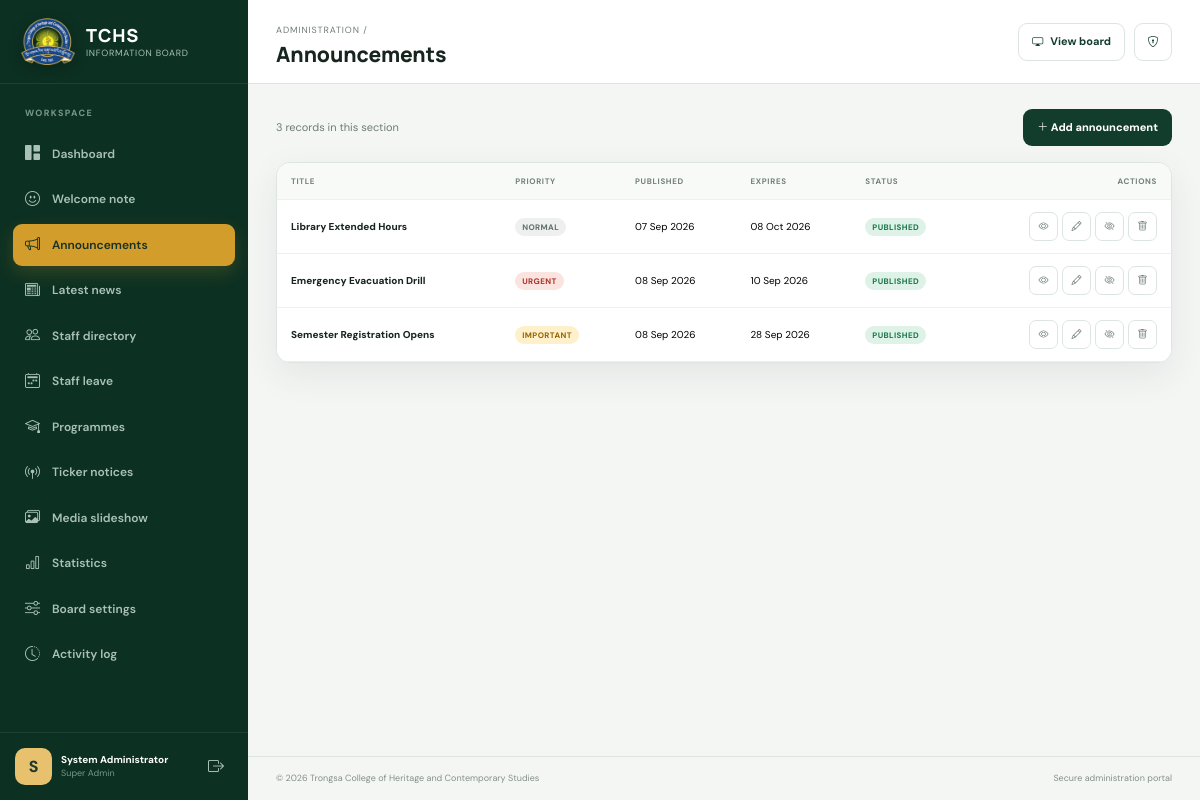
The page /admin/content.php (signed in) on the database its author committed.
### tables this page shows
CREATE TABLE IF NOT EXISTS users (
    id INT UNSIGNED AUTO_INCREMENT PRIMARY KEY,
    name VARCHAR(120) NOT NULL,
    username VARCHAR(60) NOT NULL UNIQUE,
    email VARCHAR(160) NOT NULL UNIQUE,
    password VARCHAR(255) NOT NULL,
    role ENUM('super_admin','editor') NOT NULL DEFAULT 'editor',
    status TINYINT(1) NOT NULL DEFAULT 1,
    last_login_at DATETIME NULL,
    created_at TIMESTAMP DEFAULT CURRENT_TIMESTAMP,
    updated_at TIMESTAMP DEFAULT CURRENT_TIMESTAMP ON UPDATE CURRENT_TIMESTAMP
);

CREATE TABLE IF NOT EXISTS announcements (
    id INT UNSIGNED AUTO_INCREMENT PRIMARY KEY,
    title VARCHAR(220) NOT NULL,
    description TEXT NOT NULL,
    publish_date DATE NOT NULL,
    expiry_date DATE NULL,
    priority ENUM('normal','important','urgent') NOT NULL DEFAULT 'normal',
    status ENUM('draft','published','archived') NOT NULL DEFAULT 'draft',
    display_order INT NOT NULL DEFAULT 0,
    created_by INT UNSIGNED NULL,
    created_at TIMESTAMP DEFAULT CURRENT_TIMESTAMP,
    updated_at TIMESTAMP DEFAULT CURRENT_TIMESTAMP ON UPDATE CURRENT_TIMESTAMP,
    CONSTRAINT fk_ann_user FOREIGN KEY (created_by) REFERENCES users(id) ON DELETE SET NULL,
    INDEX idx_ann_public (status, publish_date, expiry_date)
);

### includes/functions.php (called while the page is built, shortened)
<?php
require_once __DIR__ . '/../config/database.php';
function e(mixed $value): string
{
    return htmlspecialchars((string) $value, ENT_QUOTES | ENT_SUBSTITUTE, 'UTF-8');
}
function base_url(string $path = ''): string
{
    $script = str_replace('\\', '/', $_SERVER['SCRIPT_NAME'] ?? '');
    $root = preg_replace('#/(admin|api)/.*$#', '', $script) ?: '';
    return rtrim($root, '/') . '/' . ltrim($path, '/');
}
function setting(string $key, string $default = ''): string
{
    static $settings = null;
    if ($settings === null) {
        $settings = [];
        foreach (db()->query('SELECT setting_key, setting_value FROM settings') as $row) {
            $settings[$row['setting_key']] = $row['setting_value'];
        }
    }
    return $settings[$key] ?? $default;
}
function public_path(?string $path, string $fallback = 'assets/images/placeholder.svg'): string
{
    return base_url($path);
}
function format_date(?string $date, string $format = 'd M Y'): string
{
    return date($format, strtotime($date));
}

### config/database.php (called while the page is built, shortened)
<?php
function db(): PDO
{
    static $pdo = null;
    if ($pdo instanceof PDO) {
        return $pdo;
    }
    $host = getenv('DB_HOST') ?: '127.0.0.1';
    $port = getenv('DB_PORT') ?: '3306';
    $name = getenv('DB_NAME') ?: 'tchs_info_board';
    $user = getenv('DB_USER') ?: 'root';
    $pass = getenv('DB_PASS') ?: '';
    try {
        $pdo = new PDO(
            "mysql:host={$host};port={$port};dbname={$name};charset=utf8mb4",
            $user,
            $pass,
            [
                PDO::ATTR_ERRMODE => PDO::ERRMODE_EXCEPTION,
                PDO::ATTR_DEFAULT_FETCH_MODE => PDO::FETCH_ASSOC,
                PDO::ATTR_EMULATE_PREPARES => false,
            ]
        );
    } catch (PDOException $exception) {
        http_response_code(503);
        $safeMessage = 'The information board database is unavailable. Please check the installation and database configuration.';
        if (PHP_SAPI === 'cli') {
            throw $exception;
        }
        exit('<!doctype html><html><body style="font-family:sans-serif;padding:3rem"><h1>Service unavailable</h1><p>' . $safeMessage . '</p></body></html>');
    }
    return $pdo;
}

### includes/auth.php (called while the page is built, shortened)
<?php
require_once __DIR__ . '/functions.php';
function is_logged_in(): bool
{
    return isset($_SESSION['user_id']);
}
function current_user(): ?array
{
    static $user = null;
    if ($user === null) {
        $stmt = db()->prepare('SELECT id, name, username, email, role FROM users WHERE id = ? AND status = 1');
        $stmt->execute([$_SESSION['user_id']]);
        $user = $stmt->fetch() ?: null;
    }
    return $user;
}

### includes/admin_entities.php (called while the page is built, shortened)
<?php
function entity_definitions(): array
{
    $publication = ['draft' => 'Draft', 'published' => 'Published', 'archived' => 'Archived'];
    $priorities = ['normal' => 'Normal', 'important' => 'Important', 'urgent' => 'Urgent'];
}

### admin/content.php (the view, shortened to what this page needs)
<?php
require_once __DIR__ . '/../includes/admin_layout.php';
require_once __DIR__ . '/../includes/admin_entities.php';
$definitions = entity_definitions();
$type = (string) ($_GET['type'] ?? 'announcements');
$def = $definitions[$type];
$statusColumn = $def['status_column'] ?? 'status';
    ?>
    <?php admin_footer(); exit;
$page = max(1, filter_input(INPUT_GET, 'page', FILTER_VALIDATE_INT) ?: 1); $perPage = 15; $offset = ($page - 1) * $perPage;
$total = (int) db()->query("SELECT COUNT(*) FROM `{$type}`")->fetchColumn();
$rows = db()->query("SELECT * FROM `{$type}` ORDER BY updated_at DESC, id DESC LIMIT {$perPage} OFFSET {$offset}")->fetchAll();
$staffNames = []; if ($type === 'staff_leave') foreach (db()->query('SELECT id,name FROM staff') as $person) $staffNames[$person['id']] = $person['name'];
$today = date('Y-m-d');
$effective_status = function (array $row) use ($def, $statusColumn, $today): array {
    $value = (string) $row[$statusColumn];
    $window = $def['date_window'] ?? null;
    if ($value === 'published' && $window) {
        $end = $row[$window['end']] ?? null;
        $start = $row[$window['start']] ?? null;
        if ($end && $end < $today) return ['expired', 'Expired'];
        if ($start && $start > $today) return ['scheduled', 'Scheduled'];
    }
    return [$value, $value];
};
admin_header($def['label'], $def['active']);
?>
<div class="content-toolbar"><p><?= number_format($total) ?> record<?= $total === 1 ? '' : 's' ?> in this section</p><div class="content-toolbar-actions"><a class="btn-primary-custom" href="<?= e(base_url("admin/content.php?type={$type}&action=create")) ?>"><i class="bi bi-plus-lg"></i> Add <?= e(strtolower($def['singular'])) ?></a></div></div>
<section class="data-card"><div class="table-responsive"><table class="table"><thead><tr><?php foreach ($def['columns'] as $label): ?><th><?= e($label) ?></th><?php endforeach; ?><th class="text-end">Actions</th></tr></thead><tbody>
<?php foreach ($rows as $row): ?><tr><?php foreach ($def['columns'] as $column => $label): $value = $column === 'staff_id' ? ($staffNames[$row[$column]] ?? 'Unknown staff') : $row[$column]; ?><td><?php if ($column === $statusColumn): [$badgeClass, $badgeLabel] = $effective_status($row); ?><span class="badge-status <?= e($badgeClass) ?>"><?= e($badgeLabel) ?></span><?php elseif (in_array($column, ['publication_status','programme_status','priority'], true)): ?><span class="badge-status <?= e((string) $value) ?>"><?= e((string) $value) ?></span><?php elseif (str_contains($column, 'date')): ?><?= e(format_date($value)) ?><?php else: ?><span class="<?= in_array($column, ['title','name','message'], true) ? 'table-title' : '' ?>"><?= e(mb_strimwidth((string) $value, 0, 75, '…')) ?></span><?php endif; ?></td><?php endforeach; ?>
<td><div class="actions"><a class="action-btn" href="<?= e(base_url("admin/content.php?type={$type}&action=view&id={$row['id']}")) ?>" title="View"><i class="bi bi-eye"></i></a><a class="action-btn" href="<?= e(base_url("admin/content.php?type={$type}&action=edit&id={$row['id']}")) ?>" title="Edit"><i class="bi bi-pencil"></i></a>
<form method="post" title="<?= $row[$statusColumn] === 'published' ? 'Unpublish' : 'Publish' ?>"><button class="action-btn" type="submit"><i class="bi <?= $row[$statusColumn] === 'published' ? 'bi-eye-slash' : 'bi-check-circle' ?>"></i></button></form>
<form method="post" data-confirm="Delete this <?= e(strtolower($def['singular'])) ?> permanently?"><button class="action-btn danger" type="submit" title="Delete"><i class="bi bi-trash"></i></button></form></div></td></tr><?php endforeach; ?>
</tbody></table></div></section>
<?php admin_footer();

### includes/admin_layout.php (shortened to what this page needs)
<?php
require_once __DIR__ . '/auth.php';
function admin_header(string $title, string $active = 'dashboard'): void
{
    $user = current_user();
    $nav = [
        'dashboard' => ['admin/index.php', 'bi-grid-1x2-fill', 'Dashboard'],
        'welcome' => ['admin/welcome.php', 'bi-emoji-smile', 'Welcome note'],
        'announcements' => ['admin/content.php?type=announcements', 'bi-megaphone', 'Announcements'],
        'news' => ['admin/content.php?type=news', 'bi-newspaper', 'Latest news'],
        'staff' => ['admin/content.php?type=staff', 'bi-people', 'Staff directory'],
        'leave' => ['admin/content.php?type=staff_leave', 'bi-calendar2-week', 'Staff leave'],
        'programmes' => ['admin/content.php?type=programmes', 'bi-mortarboard', 'Programmes'],
        'ticker' => ['admin/content.php?type=ticker_notices', 'bi-broadcast-pin', 'Ticker notices'],
        'slides' => ['admin/content.php?type=media_slides', 'bi-images', 'Media slideshow'],
        'statistics' => ['admin/statistics.php', 'bi-bar-chart', 'Statistics'],
        'settings' => ['admin/settings.php', 'bi-sliders', 'Board settings'],
        'activity' => ['admin/activity.php', 'bi-clock-history', 'Activity log'],
    ];
    ?>
    <!doctype html><html lang="en"><head><meta charset="utf-8"><meta name="viewport" content="width=device-width,initial-scale=1"><meta name="robots" content="noindex,nofollow">
    <title><?= e($title) ?> • TCHS Admin</title><link href="https://cdn.jsdelivr.net/npm/bootstrap@5.3.8/dist/css/bootstrap.min.css" rel="stylesheet"><link rel="stylesheet" href="https://cdn.jsdelivr.net/npm/bootstrap-icons@1.13.1/font/bootstrap-icons.min.css"><link rel="stylesheet" href="<?= e(base_url('assets/css/admin.css')) ?>"></head>
    <body class="admin-body">
    <div class="admin-shell">
        <aside class="sidebar" id="sidebar">
            <a class="sidebar-brand" href="<?= e(base_url('admin/index.php')) ?>"><img src="<?= e(public_path(setting('logo_path', 'assets/images/college-logo.png'))) ?>" alt=""><span><strong>TCHS</strong><small>Information Board</small></span></a>
            <nav class="sidebar-nav" aria-label="Administration">
                <span class="nav-label">Workspace</span>
                <?php foreach ($nav as $key => [$url, $icon, $label]): ?><a class="<?= $active === $key ? 'active' : '' ?>" href="<?= e(base_url($url)) ?>"><i class="bi <?= e($icon) ?>"></i><span><?= e($label) ?></span></a><?php endforeach; ?>
            </nav>
            <div class="sidebar-footer"><div class="avatar"><?= e(strtoupper(substr($user['name'] ?? 'A', 0, 1))) ?></div><div><strong><?= e($user['name'] ?? '') ?></strong><small><?= e(str_replace('_', ' ', $user['role'] ?? '')) ?></small></div><a href="<?= e(base_url('logout.php')) ?>" title="Sign out"><i class="bi bi-box-arrow-right"></i></a></div>
        </aside>
        <div class="admin-content">
            <header class="topbar"><button class="menu-button" type="button" id="menu-toggle" aria-label="Toggle menu"><i class="bi bi-list"></i></button><div><span class="breadcrumb-label">Administration /</span><h1><?= e($title) ?></h1></div><div class="topbar-actions"><a class="board-link" target="_blank" href="<?= e(base_url('index.php')) ?>"><i class="bi bi-display"></i><span>View board</span></a><a class="icon-button" href="<?= e(base_url('admin/password.php')) ?>" title="Security"><i class="bi bi-shield-lock"></i></a></div></header>
            <main class="page-content">
    <?php
}
function admin_footer(): void
{
    ?>
            </main>
            <footer class="admin-footer"><span>© <?= date('Y') ?> Trongsa College of Heritage and Contemporary Studies</span><span>Secure administration portal</span></footer>
        </div>
    </div>
    </body></html>
    <?php
}

### rows shown on the page
users: name "S", name "System Administrator", role "Super Admin"
announcements: title "Library Extended Hours", priority "NORMAL", publish_date "07 Sep 2026", expiry_date "08 Oct 2026", status "PUBLISHED"
announcements: title "Emergency Evacuation Drill", priority "URGENT", publish_date "08 Sep 2026", expiry_date "10 Sep 2026", status "PUBLISHED"
announcements: title "Semester Registration Opens", priority "IMPORTANT", publish_date "08 Sep 2026", expiry_date "28 Sep 2026", status "PUBLISHED"

### other values the page prints
$label "Dashboard"
$label "Welcome note"
$label "Announcements"
$label "Latest news"
$label "Staff directory"
$label "Staff leave"
$label "Programmes"
$label "Ticker notices"
$label "Media slideshow"
$label "Statistics"
$label "Board settings"
$label "Activity log"
$title "Announcements"
$total "3"
$def['singular'] "announcement"
